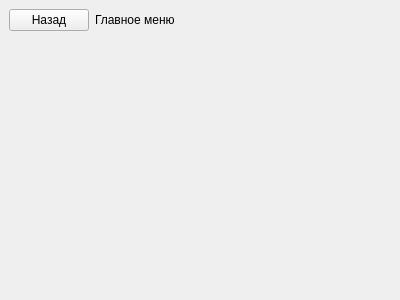
<?xml version="1.0" encoding="UTF-8"?>
<ui version="4.0">
 <class>MainWindow</class>
 <widget class="QMainWindow" name="MainWindow">
  <property name="geometry">
   <rect>
    <x>0</x>
    <y>0</y>
    <width>400</width>
    <height>300</height>
   </rect>
  </property>
  <property name="windowTitle">
   <string>MainMenu</string>
  </property>
  <widget class="QWidget" name="centralWidget">
   <layout class="QVBoxLayout" name="verticalLayout">
    <property name="leftMargin">
     <number>9</number>
    </property>
    <property name="topMargin">
     <number>9</number>
    </property>
    <property name="rightMargin">
     <number>9</number>
    </property>
    <property name="bottomMargin">
     <number>9</number>
    </property>
    <item>
     <layout class="QHBoxLayout" name="horizontalLayout">
      <item>
       <widget class="QPushButton" name="backButton">
        <property name="text">
         <string>Назад</string>
        </property>
        <attribute name="buttonGroup">
         <string notr="true">buttonGroup</string>
        </attribute>
       </widget>
      </item>
      <item>
       <widget class="QLabel" name="titleLabel">
        <property name="sizePolicy">
         <sizepolicy hsizetype="Expanding" vsizetype="Preferred">
          <horstretch>0</horstretch>
          <verstretch>0</verstretch>
         </sizepolicy>
        </property>
        <property name="text">
         <string>Главное меню</string>
        </property>
       </widget>
      </item>
     </layout>
    </item>
    <item>
     <widget class="QStackedWidget" name="stackedWidget">
      <property name="currentIndex">
       <number>1</number>
      </property>
      <widget class="QWidget" name="mainPage">
       <layout class="QVBoxLayout" name="verticalLayout_2">
        <property name="leftMargin">
         <number>20</number>
        </property>
        <property name="topMargin">
         <number>20</number>
        </property>
        <property name="rightMargin">
         <number>20</number>
        </property>
        <property name="bottomMargin">
         <number>20</number>
        </property>
        <item>
         <spacer name="verticalSpacer">
          <property name="orientation">
           <enum>Qt::Vertical</enum>
          </property>
          <property name="sizeHint" stdset="0">
           <size>
            <width>20</width>
            <height>35</height>
           </size>
          </property>
         </spacer>
        </item>
        <item>
         <widget class="QPushButton" name="drinksButton">
          <property name="minimumSize">
           <size>
            <width>0</width>
            <height>30</height>
           </size>
          </property>
          <property name="text">
           <string>Таблица напитков</string>
          </property>
          <attribute name="buttonGroup">
           <string notr="true">buttonGroup</string>
          </attribute>
         </widget>
        </item>
        <item>
         <widget class="QPushButton" name="statsButton">
          <property name="minimumSize">
           <size>
            <width>0</width>
            <height>30</height>
           </size>
          </property>
          <property name="text">
           <string>Конфигурация оборудования</string>
          </property>
          <attribute name="buttonGroup">
           <string notr="true">buttonGroup</string>
          </attribute>
         </widget>
        </item>
        <item>
         <widget class="QPushButton" name="equipmentButton">
          <property name="minimumSize">
           <size>
            <width>0</width>
            <height>30</height>
           </size>
          </property>
          <property name="text">
           <string>Статистика системы</string>
          </property>
          <attribute name="buttonGroup">
           <string notr="true">buttonGroup</string>
          </attribute>
         </widget>
        </item>
        <item>
         <spacer name="verticalSpacer_2">
          <property name="orientation">
           <enum>Qt::Vertical</enum>
          </property>
          <property name="sizeHint" stdset="0">
           <size>
            <width>20</width>
            <height>35</height>
           </size>
          </property>
         </spacer>
        </item>
       </layout>
      </widget>
      <widget class="DrinkPage" name="drinkPage"/>
      <widget class="QWidget" name="equipmentPage"/>
      <widget class="QWidget" name="statsPage"/>
     </widget>
    </item>
   </layout>
  </widget>
  <widget class="QMenuBar" name="menuBar">
   <property name="geometry">
    <rect>
     <x>0</x>
     <y>0</y>
     <width>400</width>
     <height>21</height>
    </rect>
   </property>
  </widget>
 </widget>
 <layoutdefault spacing="6" margin="11"/>
 <customwidgets>
  <customwidget>
   <class>DrinkPage</class>
   <extends>QWidget</extends>
   <header>Forms/DrinkPage.h</header>
   <container>1</container>
  </customwidget>
 </customwidgets>
 <resources/>
 <connections/>
 <buttongroups>
  <buttongroup name="buttonGroup">
   <property name="exclusive">
    <bool>false</bool>
   </property>
  </buttongroup>
 </buttongroups>
</ui>
